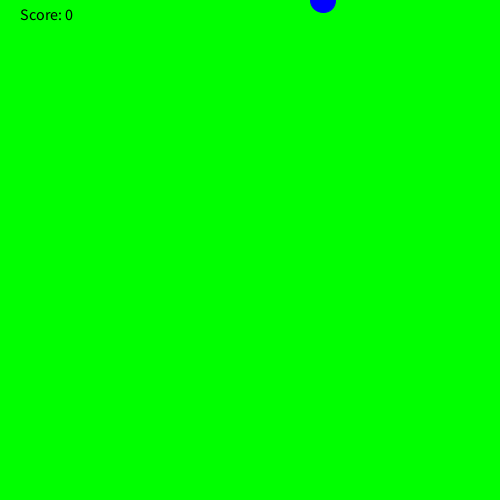
Frame 1 (no input)
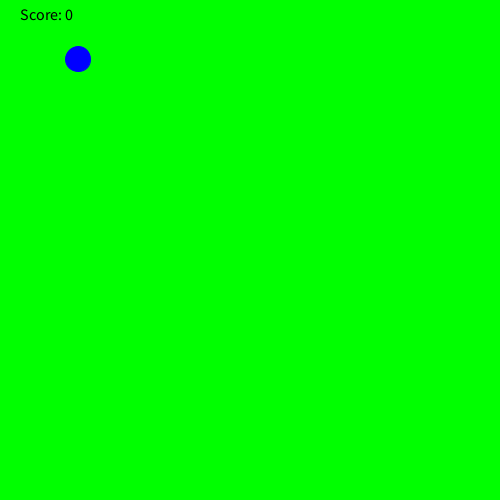
Frame 60 (the mouse pressed at the canvas centre just before this capture)
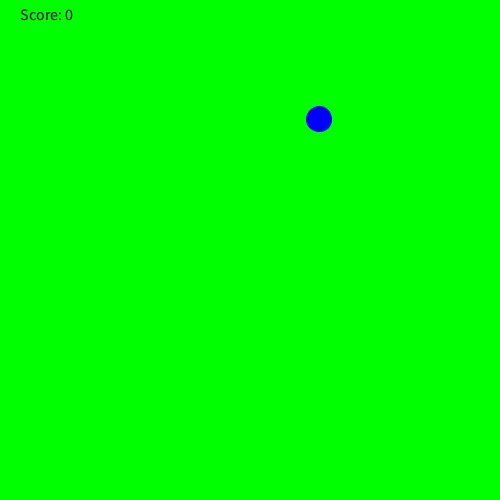
Frame 120 (the mouse held since frame 60 and released just before this capture)

The Processing sketch that drew these frames (run headless with seeded random() and noise(); from frame 60 on, the mouse is pressed at the canvas centre):

// Processing sketch: raingame
// ── raingame.pde
int raindropY = 0;
int score = 0;
void setup() {
  size(500,500);
}
void draw() {
  int randomNumber = (int) random(width);
  background(0, 255, 0);
  fill(0, 0, 255);
  stroke(0, 0, 255);
  ellipse(randomNumber, raindropY, 25, 25);
  raindropY += 1;
  if(raindropY == 500) {
    raindropY = 0;
}
  rect(mouseX, 500, 75,75);
  checkCatch(mouseX);
  fill(0, 0, 0);
  textSize(16);
  text("Score: " + score, 20, 20);
}
void checkCatch(int x) {
         if (x > mouseX && x < mouseX+100)
            score++;
         else if (score > 0) 
            score--;
        println("Your score is now: " + score);
    }
